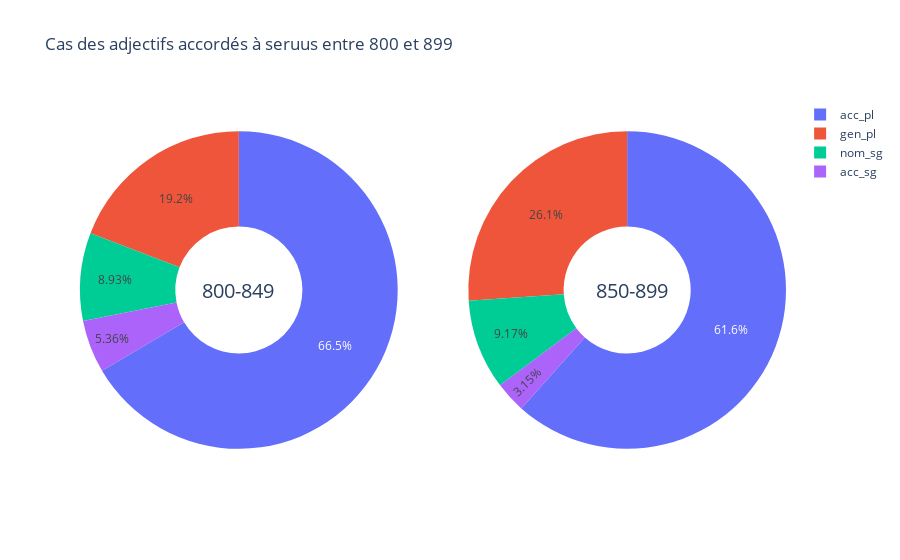

This figure's notebook cell:
### Code cell
import plotly.graph_objects as go
from plotly.subplots import make_subplots

#labels=df_final_cas_800['Cas'].tolist()

fig = make_subplots(rows=1, cols=2, specs=[[{'type':'domain'}, {'type':'domain'}]])
fig.add_trace(go.Pie(labels=df_final_cas_800["Cas"], values=df_final_cas_800["Occ"], name="800-849"),
              1, 1)
fig.add_trace(go.Pie(labels=df_final_cas_850['Cas'], values=df_final_cas_850['Occ'], name="850-899"),
              1, 2)




fig.update_traces(hole=.4)

fig.update_layout(
    title_text="Cas des adjectifs accordés à seruus entre 800 et 899",
    annotations=[dict(text='800-849', x=0.17, y=0.5, font_size=20, showarrow=False),
                 dict(text='850-899', x=0.835, y=0.5, font_size=20, showarrow=False)])
    
fig.show()

### Figure 1 — Plotly figure (JSON) as saved in the notebook; plotly's stock layout.template omitted (floating-point values rounded to 4 significant figures)
{"data": [{"domain": {"x": [0, 0.45], "y": [0, 1]}, "hole": 0.4, "labels": ["acc_pl", "acc_sg", "gen_pl", "nom_sg"], "name": "800-849", "type": "pie", "values": [149, 12, 43, 20]}, {"domain": {"x": [0.55, 1], "y": [0, 1]}, "hole": 0.4, "labels": ["acc_pl", "acc_sg", "gen_pl", "nom_sg"], "name": "850-899", "type": "pie", "values": [215, 11, 91, 32]}], "layout": {"annotations": [{"font": {"size": 20}, "showarrow": false, "text": "800-849", "x": 0.17, "y": 0.5}, {"font": {"size": 20}, "showarrow": false, "text": "850-899", "x": 0.835, "y": 0.5}], "title": {"text": "Cas des adjectifs accordés à seruus entre 800 et 899"}}}
